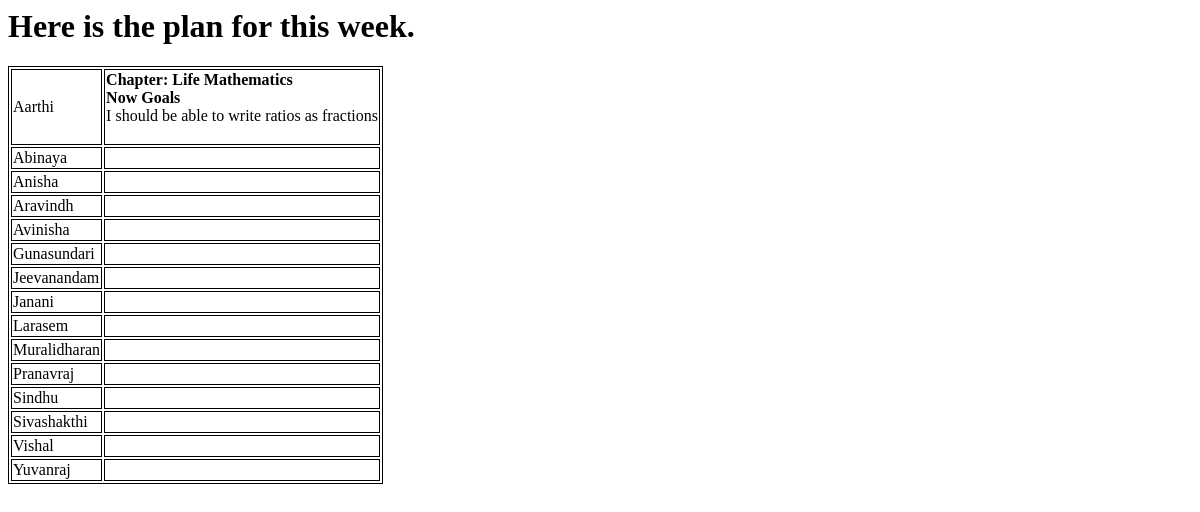
The page /plan/show7thTeacher on the database as committed earlier.
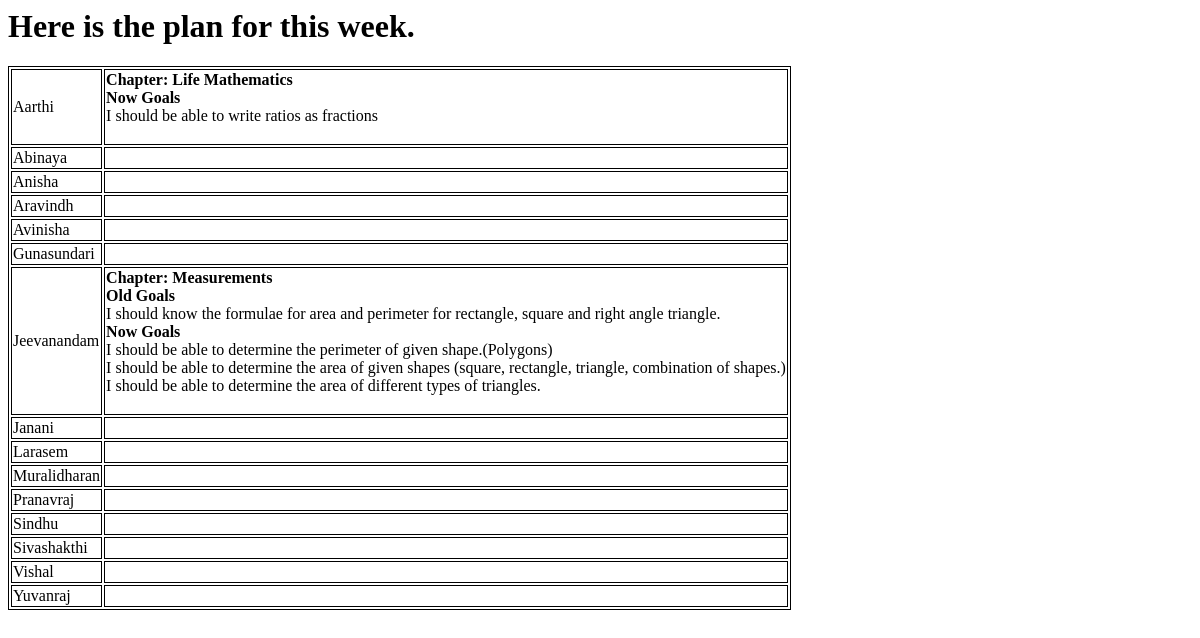
The same page on the database as committed later.
### plan/models.py (models this page shows)
class allstudent(models.Model):
       Standard = models.TextField(default='7th')
       Name =  models.TextField(default='Sanjeev')

class Post1(models.Model):
    Name =  models.TextField(default='Sanjeev')
    Standard = models.TextField(default='7th')
    Chapter =  models.TextField(default='Some 7th chapter')
    Goal_old1 =  models.TextField(default='')
    Goal_old2 =  models.TextField(default='')
    Goal_now1 =  models.TextField(default='')
    Goal_now2 =  models.TextField(default='')
    Goal_now3 =  models.TextField(default='')
    Goal_now4 =  models.TextField(default='')
    created_date = models.DateTimeField(default=timezone.now)

### plan/views.py (the view)
def show7thTeacher(request):
    students_of_a_grade = allstudent.objects.filter(Standard="7th")
    N = 12
    date_N_days_ago = datetime.now() - timedelta(days=N)
    all_plan = Post1.objects.filter(created_date__range=[date_N_days_ago, datetime.now()], Standard="7th")
    return render(request, 'plan/showdataTeacher.html', {'all_plan': all_plan, 'students_of_a_grade':students_of_a_grade})

### plan/templates/plan/showdataTeacher.html (shortened to what this page needs)
<html>
<body>
<h1>Here is the plan for this week.</h1>
<table>
{% if students_of_a_grade %}
  {% for student in students_of_a_grade %}
     	  <tr><td> {{student.Name}} </td>
		<td>
           {% for user in all_plan %}
        	{%if student.Name == user.Name %}
			<b>Chapter: {{user.Chapter}}</b><br>
			{% if user.Goal_old1 != "" %}
				<div><b>Old Goals</b><br>
				{{user.Goal_old1 | linebreaksbr }}<br>
			{%endif%}
			{% if user.Goal_now1 != "" %}
				<b>Now Goals</b><br>
				{{user.Goal_now1 | linebreaksbr }}<br></div>
			{%endif%}
			<br>
			{% endif %}
           {% endfor %}
        </tr>
   {% endfor %}
</table>
{% endif %}
</body>
</html>

### plan/templates/plan/showdataTeacher.html (style rules this page uses)
table, th, td { border: 1px solid black; }

Rows that differ between the two databases and show on the page:
added Post1: Chapter "Measurements", Goal_old1 "I should know the formulae for area and perimeter for rectangle, square and right angle triangle.", Goal_now1 "I should be able to determine the perimeter of given shape.(Polygons) I should be able to determine the area of given shapes (square, rectangle, triangle, combination of shapes.) I should be able to determine the area of different types of triangles.", shown under allstudent "Jeevanandam"
